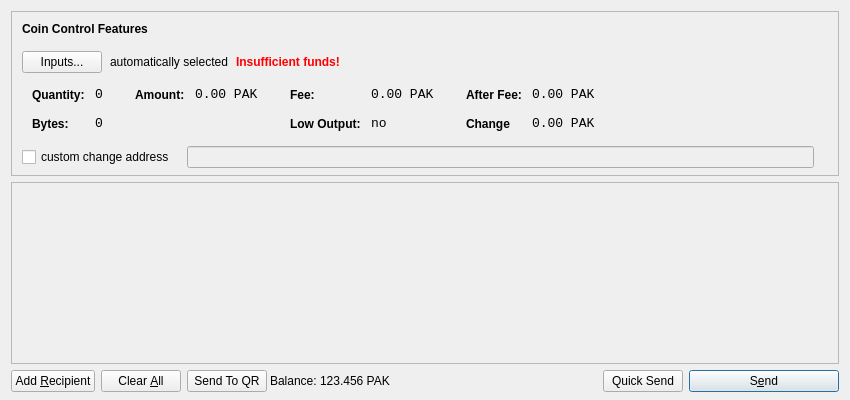
<?xml version="1.0" encoding="UTF-8"?>
<ui version="4.0">
 <class>SendCoinsDialog</class>
 <widget class="QDialog" name="SendCoinsDialog">
  <property name="geometry">
   <rect>
    <x>0</x>
    <y>0</y>
    <width>850</width>
    <height>400</height>
   </rect>
  </property>
  <property name="windowTitle">
   <string>Send Coins</string>
  </property>
  <layout class="QVBoxLayout" name="verticalLayout" stretch="0,1,0">
   <property name="bottomMargin">
    <number>8</number>
   </property>
   <item>
    <widget class="QFrame" name="frameCoinControl">
     <property name="sizePolicy">
      <sizepolicy hsizetype="Expanding" vsizetype="Expanding">
       <horstretch>0</horstretch>
       <verstretch>0</verstretch>
      </sizepolicy>
     </property>
     <property name="maximumSize">
      <size>
       <width>16777215</width>
       <height>16777215</height>
      </size>
     </property>
     <property name="frameShape">
      <enum>QFrame::StyledPanel</enum>
     </property>
     <property name="frameShadow">
      <enum>QFrame::Sunken</enum>
     </property>
     <layout class="QVBoxLayout" name="verticalLayoutCoinControl2">
      <property name="spacing">
       <number>6</number>
      </property>
      <property name="leftMargin">
       <number>0</number>
      </property>
      <property name="topMargin">
       <number>0</number>
      </property>
      <property name="rightMargin">
       <number>0</number>
      </property>
      <property name="bottomMargin">
       <number>6</number>
      </property>
      <item>
       <layout class="QVBoxLayout" name="verticalLayoutCoinControl" stretch="0,0,0,0,1">
        <property name="spacing">
         <number>0</number>
        </property>
        <property name="leftMargin">
         <number>10</number>
        </property>
        <property name="topMargin">
         <number>10</number>
        </property>
        <item>
         <layout class="QHBoxLayout" name="horizontalLayoutCoinControl1">
          <property name="bottomMargin">
           <number>15</number>
          </property>
          <item>
           <widget class="QLabel" name="labelCoinControlFeatures">
            <property name="sizePolicy">
             <sizepolicy hsizetype="Preferred" vsizetype="Maximum">
              <horstretch>0</horstretch>
              <verstretch>0</verstretch>
             </sizepolicy>
            </property>
            <property name="font">
             <font>
              <weight>75</weight>
              <bold>true</bold>
             </font>
            </property>
            <property name="styleSheet">
             <string notr="true">font-weight:bold;</string>
            </property>
            <property name="text">
             <string>Coin Control Features</string>
            </property>
           </widget>
          </item>
         </layout>
        </item>
        <item>
         <layout class="QHBoxLayout" name="horizontalLayoutCoinControl2" stretch="0,0,0,0">
          <property name="spacing">
           <number>8</number>
          </property>
          <property name="bottomMargin">
           <number>10</number>
          </property>
          <item>
           <widget class="QPushButton" name="pushButtonCoinControl">
            <property name="styleSheet">
             <string notr="true"/>
            </property>
            <property name="text">
             <string>Inputs...</string>
            </property>
           </widget>
          </item>
          <item>
           <widget class="QLabel" name="labelCoinControlAutomaticallySelected">
            <property name="text">
             <string>automatically selected</string>
            </property>
            <property name="margin">
             <number>5</number>
            </property>
           </widget>
          </item>
          <item>
           <widget class="QLabel" name="labelCoinControlInsuffFunds">
            <property name="font">
             <font>
              <weight>75</weight>
              <bold>true</bold>
             </font>
            </property>
            <property name="styleSheet">
             <string notr="true">color:red;font-weight:bold;</string>
            </property>
            <property name="text">
             <string>Insufficient funds!</string>
            </property>
            <property name="margin">
             <number>5</number>
            </property>
           </widget>
          </item>
          <item>
           <spacer name="horizontalSpacerCoinControl">
            <property name="orientation">
             <enum>Qt::Horizontal</enum>
            </property>
            <property name="sizeHint" stdset="0">
             <size>
              <width>40</width>
              <height>1</height>
             </size>
            </property>
           </spacer>
          </item>
         </layout>
        </item>
        <item>
         <widget class="QWidget" name="widgetCoinControl" native="true">
          <property name="sizePolicy">
           <sizepolicy hsizetype="Preferred" vsizetype="Preferred">
            <horstretch>0</horstretch>
            <verstretch>0</verstretch>
           </sizepolicy>
          </property>
          <property name="minimumSize">
           <size>
            <width>0</width>
            <height>0</height>
           </size>
          </property>
          <property name="styleSheet">
           <string notr="true"/>
          </property>
          <layout class="QHBoxLayout" name="horizontalLayoutCoinControl5">
           <property name="leftMargin">
            <number>0</number>
           </property>
           <property name="topMargin">
            <number>0</number>
           </property>
           <property name="rightMargin">
            <number>0</number>
           </property>
           <property name="bottomMargin">
            <number>0</number>
           </property>
           <item>
            <layout class="QHBoxLayout" name="horizontalLayoutCoinControl3" stretch="0,0,0,1">
             <property name="spacing">
              <number>20</number>
             </property>
             <property name="topMargin">
              <number>0</number>
             </property>
             <property name="bottomMargin">
              <number>10</number>
             </property>
             <item>
              <layout class="QFormLayout" name="formLayoutCoinControl1">
               <property name="horizontalSpacing">
                <number>10</number>
               </property>
               <property name="verticalSpacing">
                <number>14</number>
               </property>
               <property name="leftMargin">
                <number>10</number>
               </property>
               <property name="topMargin">
                <number>4</number>
               </property>
               <property name="rightMargin">
                <number>6</number>
               </property>
               <item row="0" column="0">
                <widget class="QLabel" name="labelCoinControlQuantityText">
                 <property name="styleSheet">
                  <string notr="true">font-weight:bold;</string>
                 </property>
                 <property name="text">
                  <string>Quantity:</string>
                 </property>
                 <property name="margin">
                  <number>0</number>
                 </property>
                </widget>
               </item>
               <item row="0" column="1">
                <widget class="QLabel" name="labelCoinControlQuantity">
                 <property name="font">
                  <font>
                   <family>Monospace</family>
                   <pointsize>10</pointsize>
                  </font>
                 </property>
                 <property name="cursor">
                  <cursorShape>IBeamCursor</cursorShape>
                 </property>
                 <property name="contextMenuPolicy">
                  <enum>Qt::ActionsContextMenu</enum>
                 </property>
                 <property name="text">
                  <string>0</string>
                 </property>
                 <property name="margin">
                  <number>0</number>
                 </property>
                 <property name="textInteractionFlags">
                  <set>Qt::LinksAccessibleByMouse|Qt::TextSelectableByKeyboard|Qt::TextSelectableByMouse</set>
                 </property>
                </widget>
               </item>
               <item row="1" column="0">
                <widget class="QLabel" name="labelCoinControlBytesText">
                 <property name="styleSheet">
                  <string notr="true">font-weight:bold;</string>
                 </property>
                 <property name="text">
                  <string>Bytes:</string>
                 </property>
                </widget>
               </item>
               <item row="1" column="1">
                <widget class="QLabel" name="labelCoinControlBytes">
                 <property name="font">
                  <font>
                   <family>Monospace</family>
                   <pointsize>10</pointsize>
                  </font>
                 </property>
                 <property name="cursor">
                  <cursorShape>IBeamCursor</cursorShape>
                 </property>
                 <property name="contextMenuPolicy">
                  <enum>Qt::ActionsContextMenu</enum>
                 </property>
                 <property name="text">
                  <string>0</string>
                 </property>
                 <property name="textInteractionFlags">
                  <set>Qt::LinksAccessibleByMouse|Qt::TextSelectableByKeyboard|Qt::TextSelectableByMouse</set>
                 </property>
                </widget>
               </item>
              </layout>
             </item>
             <item>
              <layout class="QFormLayout" name="formLayoutCoinControl2">
               <property name="horizontalSpacing">
                <number>10</number>
               </property>
               <property name="verticalSpacing">
                <number>14</number>
               </property>
               <property name="leftMargin">
                <number>6</number>
               </property>
               <property name="topMargin">
                <number>4</number>
               </property>
               <property name="rightMargin">
                <number>6</number>
               </property>
               <item row="0" column="0">
                <widget class="QLabel" name="labelCoinControlAmountText">
                 <property name="styleSheet">
                  <string notr="true">font-weight:bold;</string>
                 </property>
                 <property name="text">
                  <string>Amount:</string>
                 </property>
                 <property name="margin">
                  <number>0</number>
                 </property>
                </widget>
               </item>
               <item row="0" column="1">
                <widget class="QLabel" name="labelCoinControlAmount">
                 <property name="font">
                  <font>
                   <family>Monospace</family>
                   <pointsize>10</pointsize>
                  </font>
                 </property>
                 <property name="cursor">
                  <cursorShape>IBeamCursor</cursorShape>
                 </property>
                 <property name="contextMenuPolicy">
                  <enum>Qt::ActionsContextMenu</enum>
                 </property>
                 <property name="text">
                  <string notr="true">0.00 PAK</string>
                 </property>
                 <property name="textInteractionFlags">
                  <set>Qt::LinksAccessibleByMouse|Qt::TextSelectableByKeyboard|Qt::TextSelectableByMouse</set>
                 </property>
                </widget>
               </item>
              </layout>
             </item>
             <item>
              <layout class="QFormLayout" name="formLayoutCoinControl3">
               <property name="horizontalSpacing">
                <number>10</number>
               </property>
               <property name="verticalSpacing">
                <number>14</number>
               </property>
               <property name="leftMargin">
                <number>6</number>
               </property>
               <property name="topMargin">
                <number>4</number>
               </property>
               <property name="rightMargin">
                <number>6</number>
               </property>
               <item row="0" column="0">
                <widget class="QLabel" name="labelCoinControlFeeText">
                 <property name="styleSheet">
                  <string notr="true">font-weight:bold;</string>
                 </property>
                 <property name="text">
                  <string>Fee:</string>
                 </property>
                 <property name="margin">
                  <number>0</number>
                 </property>
                </widget>
               </item>
               <item row="0" column="1">
                <widget class="QLabel" name="labelCoinControlFee">
                 <property name="font">
                  <font>
                   <family>Monospace</family>
                   <pointsize>10</pointsize>
                  </font>
                 </property>
                 <property name="cursor">
                  <cursorShape>IBeamCursor</cursorShape>
                 </property>
                 <property name="contextMenuPolicy">
                  <enum>Qt::ActionsContextMenu</enum>
                 </property>
                 <property name="text">
                  <string notr="true">0.00 PAK</string>
                 </property>
                 <property name="textInteractionFlags">
                  <set>Qt::LinksAccessibleByMouse|Qt::TextSelectableByKeyboard|Qt::TextSelectableByMouse</set>
                 </property>
                </widget>
               </item>
               <item row="1" column="0">
                <widget class="QLabel" name="labelCoinControlLowOutputText">
                 <property name="styleSheet">
                  <string notr="true">font-weight:bold;</string>
                 </property>
                 <property name="text">
                  <string>Low Output:</string>
                 </property>
                </widget>
               </item>
               <item row="1" column="1">
                <widget class="QLabel" name="labelCoinControlLowOutput">
                 <property name="font">
                  <font>
                   <family>Monospace</family>
                   <pointsize>10</pointsize>
                  </font>
                 </property>
                 <property name="cursor">
                  <cursorShape>IBeamCursor</cursorShape>
                 </property>
                 <property name="contextMenuPolicy">
                  <enum>Qt::ActionsContextMenu</enum>
                 </property>
                 <property name="text">
                  <string>no</string>
                 </property>
                 <property name="textInteractionFlags">
                  <set>Qt::LinksAccessibleByMouse|Qt::TextSelectableByKeyboard|Qt::TextSelectableByMouse</set>
                 </property>
                </widget>
               </item>
              </layout>
             </item>
             <item>
              <layout class="QFormLayout" name="formLayoutCoinControl4">
               <property name="horizontalSpacing">
                <number>10</number>
               </property>
               <property name="verticalSpacing">
                <number>14</number>
               </property>
               <property name="leftMargin">
                <number>6</number>
               </property>
               <property name="topMargin">
                <number>4</number>
               </property>
               <property name="rightMargin">
                <number>6</number>
               </property>
               <item row="0" column="0">
                <widget class="QLabel" name="labelCoinControlAfterFeeText">
                 <property name="styleSheet">
                  <string notr="true">font-weight:bold;</string>
                 </property>
                 <property name="text">
                  <string>After Fee:</string>
                 </property>
                 <property name="margin">
                  <number>0</number>
                 </property>
                </widget>
               </item>
               <item row="0" column="1">
                <widget class="QLabel" name="labelCoinControlAfterFee">
                 <property name="font">
                  <font>
                   <family>Monospace</family>
                   <pointsize>10</pointsize>
                  </font>
                 </property>
                 <property name="cursor">
                  <cursorShape>IBeamCursor</cursorShape>
                 </property>
                 <property name="contextMenuPolicy">
                  <enum>Qt::ActionsContextMenu</enum>
                 </property>
                 <property name="text">
                  <string notr="true">0.00 PAK</string>
                 </property>
                 <property name="textInteractionFlags">
                  <set>Qt::LinksAccessibleByMouse|Qt::TextSelectableByKeyboard|Qt::TextSelectableByMouse</set>
                 </property>
                </widget>
               </item>
               <item row="1" column="0">
                <widget class="QLabel" name="labelCoinControlChangeText">
                 <property name="styleSheet">
                  <string notr="true">font-weight:bold;</string>
                 </property>
                 <property name="text">
                  <string>Change</string>
                 </property>
                </widget>
               </item>
               <item row="1" column="1">
                <widget class="QLabel" name="labelCoinControlChange">
                 <property name="font">
                  <font>
                   <family>Monospace</family>
                   <pointsize>10</pointsize>
                  </font>
                 </property>
                 <property name="cursor">
                  <cursorShape>IBeamCursor</cursorShape>
                 </property>
                 <property name="contextMenuPolicy">
                  <enum>Qt::ActionsContextMenu</enum>
                 </property>
                 <property name="text">
                  <string notr="true">0.00 PAK</string>
                 </property>
                 <property name="textInteractionFlags">
                  <set>Qt::LinksAccessibleByMouse|Qt::TextSelectableByKeyboard|Qt::TextSelectableByMouse</set>
                 </property>
                </widget>
               </item>
              </layout>
             </item>
            </layout>
           </item>
          </layout>
         </widget>
        </item>
        <item>
         <layout class="QHBoxLayout" name="horizontalLayoutCoinControl4" stretch="0,0,0">
          <property name="spacing">
           <number>12</number>
          </property>
          <property name="sizeConstraint">
           <enum>QLayout::SetDefaultConstraint</enum>
          </property>
          <property name="topMargin">
           <number>5</number>
          </property>
          <property name="rightMargin">
           <number>5</number>
          </property>
          <item>
           <widget class="QCheckBox" name="checkBoxCoinControlChange">
            <property name="text">
             <string>custom change address</string>
            </property>
           </widget>
          </item>
          <item>
           <widget class="QLineEdit" name="lineEditCoinControlChange">
            <property name="enabled">
             <bool>false</bool>
            </property>
            <property name="sizePolicy">
             <sizepolicy hsizetype="Expanding" vsizetype="Fixed">
              <horstretch>0</horstretch>
              <verstretch>0</verstretch>
             </sizepolicy>
            </property>
           </widget>
          </item>
          <item>
           <widget class="QLabel" name="labelCoinControlChangeLabel">
            <property name="sizePolicy">
             <sizepolicy hsizetype="Preferred" vsizetype="Expanding">
              <horstretch>0</horstretch>
              <verstretch>0</verstretch>
             </sizepolicy>
            </property>
            <property name="minimumSize">
             <size>
              <width>0</width>
              <height>0</height>
             </size>
            </property>
            <property name="text">
             <string/>
            </property>
            <property name="margin">
             <number>3</number>
            </property>
           </widget>
          </item>
         </layout>
        </item>
        <item>
         <spacer name="verticalSpacerCoinControl">
          <property name="orientation">
           <enum>Qt::Vertical</enum>
          </property>
          <property name="sizeHint" stdset="0">
           <size>
            <width>800</width>
            <height>1</height>
           </size>
          </property>
         </spacer>
        </item>
       </layout>
      </item>
     </layout>
    </widget>
   </item>
   <item>
    <widget class="QScrollArea" name="scrollArea">
     <property name="widgetResizable">
      <bool>true</bool>
     </property>
     <widget class="QWidget" name="scrollAreaWidgetContents">
      <property name="geometry">
       <rect>
        <x>0</x>
        <y>0</y>
        <width>830</width>
        <height>172</height>
       </rect>
      </property>
      <layout class="QVBoxLayout" name="verticalLayout_2">
       <property name="leftMargin">
        <number>0</number>
       </property>
       <property name="topMargin">
        <number>0</number>
       </property>
       <property name="rightMargin">
        <number>0</number>
       </property>
       <property name="bottomMargin">
        <number>0</number>
       </property>
       <item>
        <layout class="QVBoxLayout" name="entries">
         <property name="spacing">
          <number>6</number>
         </property>
        </layout>
       </item>
       <item>
        <spacer name="verticalSpacer">
         <property name="orientation">
          <enum>Qt::Vertical</enum>
         </property>
         <property name="sizeHint" stdset="0">
          <size>
           <width>20</width>
           <height>40</height>
          </size>
         </property>
        </spacer>
       </item>
      </layout>
     </widget>
    </widget>
   </item>
   <item>
    <layout class="QHBoxLayout" name="horizontalLayout">
     <item>
      <widget class="QPushButton" name="addButton">
       <property name="toolTip">
        <string>Send to multiple recipients at once</string>
       </property>
       <property name="text">
        <string>Add &amp;Recipient</string>
       </property>
       <property name="autoDefault">
        <bool>false</bool>
       </property>
      </widget>
     </item>
     <item>
      <widget class="QPushButton" name="clearButton">
       <property name="sizePolicy">
        <sizepolicy hsizetype="Minimum" vsizetype="Fixed">
         <horstretch>0</horstretch>
         <verstretch>0</verstretch>
        </sizepolicy>
       </property>
       <property name="toolTip">
        <string>Remove all transaction fields</string>
       </property>
       <property name="text">
        <string>Clear &amp;All</string>
       </property>
       <property name="autoRepeatDelay">
        <number>300</number>
       </property>
       <property name="autoDefault">
        <bool>false</bool>
       </property>
      </widget>
     </item>
     <item>
      <layout class="QHBoxLayout" name="horizontalLayout_2">
       <property name="spacing">
        <number>3</number>
       </property>
       <item>
        <widget class="QPushButton" name="sendQRButton">
         <property name="text">
          <string>Send To QR</string>
         </property>
        </widget>
       </item>
       <item>
        <widget class="QLabel" name="label">
         <property name="sizePolicy">
          <sizepolicy hsizetype="Preferred" vsizetype="Fixed">
           <horstretch>0</horstretch>
           <verstretch>0</verstretch>
          </sizepolicy>
         </property>
         <property name="text">
          <string>Balance:</string>
         </property>
        </widget>
       </item>
       <item>
        <widget class="QLabel" name="labelBalance">
         <property name="sizePolicy">
          <sizepolicy hsizetype="Preferred" vsizetype="Fixed">
           <horstretch>0</horstretch>
           <verstretch>0</verstretch>
          </sizepolicy>
         </property>
         <property name="cursor">
          <cursorShape>IBeamCursor</cursorShape>
         </property>
         <property name="text">
          <string notr="true">123.456 PAK</string>
         </property>
         <property name="textInteractionFlags">
          <set>Qt::LinksAccessibleByMouse|Qt::TextSelectableByKeyboard|Qt::TextSelectableByMouse</set>
         </property>
        </widget>
       </item>
      </layout>
     </item>
     <item>
      <spacer name="horizontalSpacer">
       <property name="orientation">
        <enum>Qt::Horizontal</enum>
       </property>
       <property name="sizeHint" stdset="0">
        <size>
         <width>40</width>
         <height>20</height>
        </size>
       </property>
      </spacer>
     </item>
     <item>
      <widget class="QPushButton" name="quickButton">
       <property name="text">
        <string>Quick Send</string>
       </property>
       <property name="default">
        <bool>true</bool>
       </property>
       <property name="icon">
        <iconset>
         <normaloff>:/icons/quitpay</normaloff>:/icons/quitpay</iconset>
       </property>
      </widget>
     </item>
     <item>
      <widget class="QPushButton" name="sendButton">
       <property name="minimumSize">
        <size>
         <width>150</width>
         <height>0</height>
        </size>
       </property>
       <property name="toolTip">
        <string>Confirm the send action</string>
       </property>
       <property name="text">
        <string>S&amp;end</string>
       </property>
       <property name="icon">
        <iconset>
         <normaloff>:/icons/send</normaloff>:/icons/send</iconset>
       </property>
       <property name="default">
        <bool>true</bool>
       </property>
      </widget>
     </item>
    </layout>
   </item>
  </layout>
 </widget>
 <resources>
  <include location="../bitcoin.qrc"/>
 </resources>
 <connections/>
</ui>
